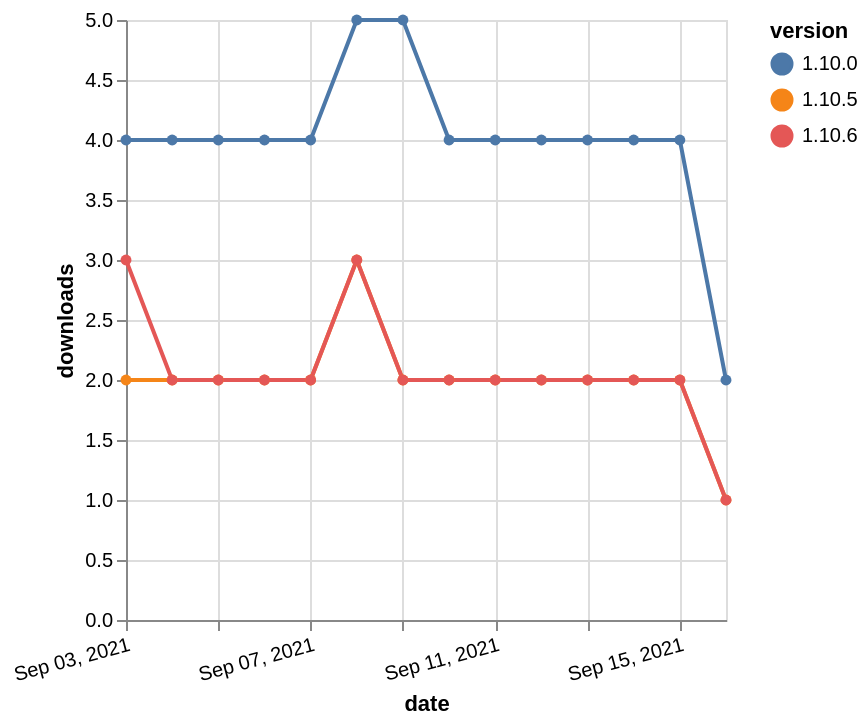

The Vega-Lite source for this figure:
### Vega-Lite specification from a JSON file in a GitHub repository (floating-point values rounded to 4 significant figures)
{"$schema": "https://vega.github.io/schema/vega-lite/v5.json", "description": "A simple bar chart with embedded data.", "data": {"values": [{"date": "2021-09-03", "total": 2626, "delta": 2, "version": "1.10.5"}, {"date": "2021-09-04", "total": 2628, "delta": 2, "version": "1.10.5"}, {"date": "2021-09-05", "total": 2630, "delta": 2, "version": "1.10.5"}, {"date": "2021-09-06", "total": 2632, "delta": 2, "version": "1.10.5"}, {"date": "2021-09-07", "total": 2634, "delta": 2, "version": "1.10.5"}, {"date": "2021-09-08", "total": 2637, "delta": 3, "version": "1.10.5"}, {"date": "2021-09-09", "total": 2639, "delta": 2, "version": "1.10.5"}, {"date": "2021-09-10", "total": 2641, "delta": 2, "version": "1.10.5"}, {"date": "2021-09-11", "total": 2643, "delta": 2, "version": "1.10.5"}, {"date": "2021-09-12", "total": 2645, "delta": 2, "version": "1.10.5"}, {"date": "2021-09-13", "total": 2647, "delta": 2, "version": "1.10.5"}, {"date": "2021-09-14", "total": 2649, "delta": 2, "version": "1.10.5"}, {"date": "2021-09-15", "total": 2651, "delta": 2, "version": "1.10.5"}, {"date": "2021-09-16", "total": 2652, "delta": 1, "version": "1.10.5"}, {"date": "2021-09-03", "total": 7848, "delta": 4, "version": "1.10.0"}, {"date": "2021-09-04", "total": 7852, "delta": 4, "version": "1.10.0"}, {"date": "2021-09-05", "total": 7856, "delta": 4, "version": "1.10.0"}, {"date": "2021-09-06", "total": 7860, "delta": 4, "version": "1.10.0"}, {"date": "2021-09-07", "total": 7864, "delta": 4, "version": "1.10.0"}, {"date": "2021-09-08", "total": 7869, "delta": 5, "version": "1.10.0"}, {"date": "2021-09-09", "total": 7874, "delta": 5, "version": "1.10.0"}, {"date": "2021-09-10", "total": 7878, "delta": 4, "version": "1.10.0"}, {"date": "2021-09-11", "total": 7882, "delta": 4, "version": "1.10.0"}, {"date": "2021-09-12", "total": 7886, "delta": 4, "version": "1.10.0"}, {"date": "2021-09-13", "total": 7890, "delta": 4, "version": "1.10.0"}, {"date": "2021-09-14", "total": 7894, "delta": 4, "version": "1.10.0"}, {"date": "2021-09-15", "total": 7898, "delta": 4, "version": "1.10.0"}, {"date": "2021-09-16", "total": 7900, "delta": 2, "version": "1.10.0"}, {"date": "2021-09-03", "total": 2925, "delta": 3, "version": "1.10.6"}, {"date": "2021-09-04", "total": 2927, "delta": 2, "version": "1.10.6"}, {"date": "2021-09-05", "total": 2929, "delta": 2, "version": "1.10.6"}, {"date": "2021-09-06", "total": 2931, "delta": 2, "version": "1.10.6"}, {"date": "2021-09-07", "total": 2933, "delta": 2, "version": "1.10.6"}, {"date": "2021-09-08", "total": 2936, "delta": 3, "version": "1.10.6"}, {"date": "2021-09-09", "total": 2938, "delta": 2, "version": "1.10.6"}, {"date": "2021-09-10", "total": 2940, "delta": 2, "version": "1.10.6"}, {"date": "2021-09-11", "total": 2942, "delta": 2, "version": "1.10.6"}, {"date": "2021-09-12", "total": 2944, "delta": 2, "version": "1.10.6"}, {"date": "2021-09-13", "total": 2946, "delta": 2, "version": "1.10.6"}, {"date": "2021-09-14", "total": 2948, "delta": 2, "version": "1.10.6"}, {"date": "2021-09-15", "total": 2950, "delta": 2, "version": "1.10.6"}, {"date": "2021-09-16", "total": 2951, "delta": 1, "version": "1.10.6"}]}, "width": "container", "mark": {"type": "line", "point": {"filled": true}}, "encoding": {"x": {"field": "date", "type": "temporal", "timeUnit": "yearmonthdate", "title": "date", "axis": {"labelAngle": -15}}, "y": {"field": "delta", "type": "quantitative", "title": "downloads"}, "color": {"field": "version", "type": "nominal"}, "tooltip": {"field": "delta"}}}
